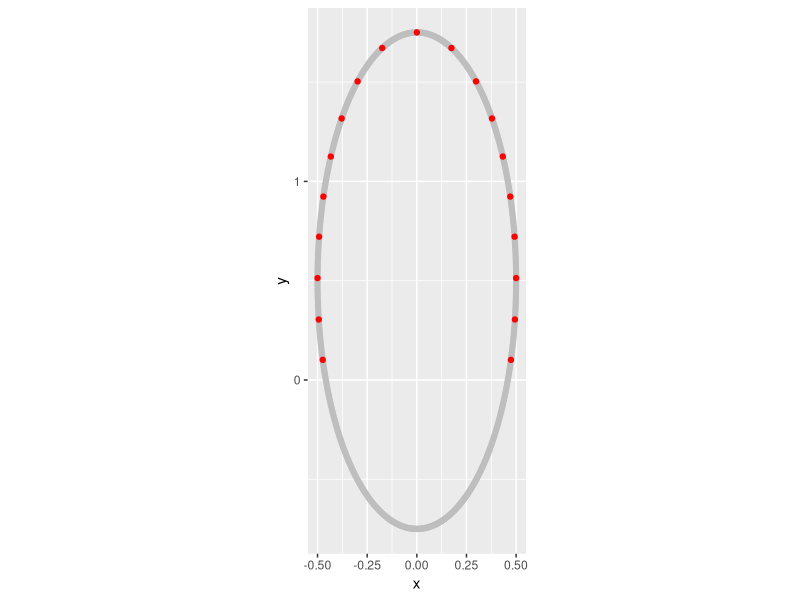
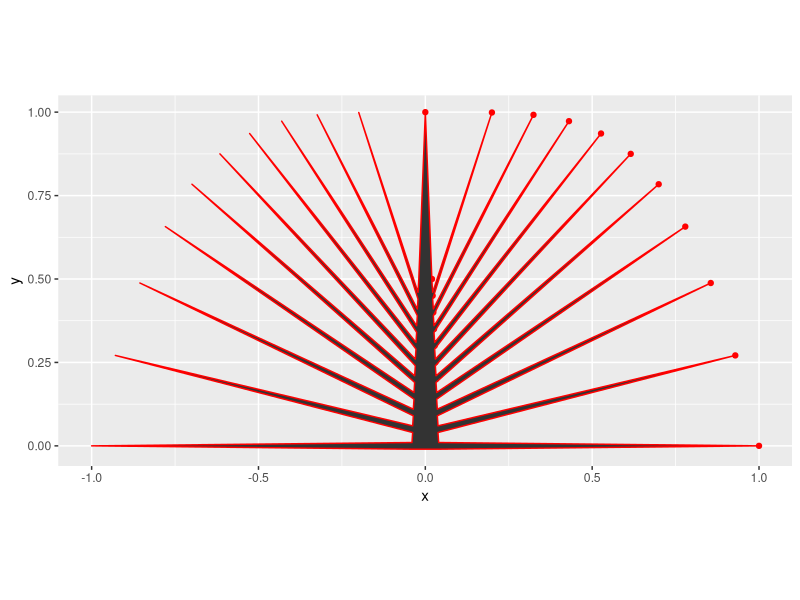

Source code (R) for these figures, in order: (Note: this script raises an error after producing the figures.)
library(ggplot2)
library(dplyr)
angles <- c(0:599)/600*2*3.141592
#coniferoverhead

x = cos(angles)/2; y=sin(angles)/2
ht=3
nbr = 8*6/4/ht^0.75
tree <- data.frame(shape='shape', x=round(x,5),y=round(y,5))
tree <- tree |> mutate(y = (y+0.2)/1.2*ht)
tree2 <- tree |> mutate(shape='shape2')
tree2 <- tree2 |> mutate(angles=angles/2/3.141592*360, 
                         top = max(y), d = round(((((y-top)^2+x^2)^0.5)*nbr),3), 
                         d1 = floor(d), yy = (y>=0)) |> group_by(d1, yy) |> 
  mutate(dmin = min(d)) |> ungroup() |> mutate(p = (dmin==d))  |> subset(y >= 0)
top <- tree2$top[1]
for(i in 1:15){
treex0 <- tree |> mutate(circle=i, x=cos(angles)/nbr*i, y=sin(angles)/nbr*i+top)
if(i==1){treex=treex0}else{treex<-rbind(treex,treex0)}}
tree2 <- subset(tree2, p)

ggplot()+
  geom_polygon(data=tree, aes(x=x, y=y), fill='#FFFFFF00')+
  geom_point(data=tree, aes(x=x, y=y), color='gray')+
  geom_point(data=tree2, aes(x=x, y=y), color='red')+
  # geom_polygon(data=treex, aes(x=x, y=y, group=circle), color='yellow', fill='#FFFFFF00')+
  coord_fixed(ratio = 1)

######
library(ggplot2)
library(dplyr)



df <- data.frame(i = 0:10)
df <- df |> mutate(s = 1-i/10,  x = s^0.7, y = 1-(s^3))
df <- df |> mutate(i0 = i+0, i1 = i+0.3, i2 = i+0.7, 
                   x1 = (s+1)*0.02, y1 = (1-s)*0.50)


df.tips <- data.frame(i = df$i1, x = df$x, y = df$y)
df.base1 <- data.frame(i = df$i0, x = df$x1, y = df$y1-0.01)
df.base2 <- data.frame(i = df$i2, x = df$x1, y = df$y1+0.01)

tree <- rbind(df.base1,df.tips,df.base2) |> arrange(i)
tree <- tree[-nrow(tree),]
tree2 <- tree |> mutate(i= -i+21, x=-x)
tree2 <- rbind(tree, tree2) |> arrange(i)

ggplot()+
  geom_point(data=df, aes(x=x, y=y), color='red')+
  geom_point(data=df, aes(x=x1, y=y1), color='red')+
  geom_polygon(data=tree2, aes(x=x, y=y), color='red')+
  coord_fixed()

######
library(ggplot2)
library(dplyr)


makeStem <- function(lth, wth, tip, inc=10){
  
  
  s <- (0:inc)/inc
  i <- c(1:(inc+1),(1:(inc+1))+inc+1)
  y <- s*lth; y <- c(y,y[(inc+1):1])
  x <- tip/2*s+wth/2*(s*-1+1); x <- c(-1*x,x[(inc+1):1])
  side <- ifelse(x >= 0, 'R','L')
  df <- data.frame(x = x,
                   y = y,
                   i = i,
                   type = 'mid',
                   side=side,
                   center=0
                   )
  df[c(1,nrow(df)),]$type <- 'base'
  df[c(nrow(df)/2,nrow(df)/2+1),]$type <- 'tip'
  return(df)
}


angle=-50
bht=2
lth=4
wth = 0.5
sc = 0.6
stem <-  makeStem(lth,wth,0.1*wth,20)
stem <-  stem |> mutate(x = x + -0.2*cos(y/lth*2*pi), center = center + -0.2*cos(y/lth*2*pi))
branch <-  stem |> mutate(x=x*sc,y=y*sc,center=center*sc)
branch2 <-  stem |> mutate(x=x*sc*0.7,y=y*sc*0.7,center=center*sc*0.7)
stem <- attachBranch(stem, branch, -50, 2)
branch <- branch2
  

attachBranch <- function(stem, branch, angle, bht){
  #establish permanent columns to end up with
  original <- colnames(stem)
  #convert angle to radians
  angle = angle/360*2*pi
  #set which side of stem branch will be fitted
  xside <- ifelse(angle>0,'R','L')
  xsine <- ifelse(angle>0,1,-1)
  #rotate branch to correct angle
  branch <- branch |> mutate(h=(x^2+y^2)^0.5,a = acos(y/h),a=ifelse(x < 0,-1*a,a),
                             x = h*sin(a+angle), y = h*cos(a+angle))
  #lift branch to correct height
  branch <- branch |> mutate(y = y+bht)
  #determine which stem vertices straddle the branch
  xd <- subset(stem, side %in% xside & type %in% c('tip','mid','base','bbase'))
  ylower <- max(subset(xd, y < min(branch[branch$type %in% 'base',]$y))$y)
  yupper <- min(subset(xd, y > max(branch[branch$type %in% 'base',]$y))$y)
  xupper <- subset(xd, y == yupper)$x
  xlower <- subset(xd, y == ylower)$x
  #shift branch to conform with twisted stem center position
  cshift <- mean(subset(xd, y == yupper | y == ylower)$center)
  branch <- branch |> mutate(x = x+cshift)
    
  #? bx <- (bht-ylower)/(yupper-ylower)*(xupper-xlower)+xlower
  #identify which branch vertices are inside stem
  branch <- branch |> mutate(inside = (x-((y-ylower)/(yupper-ylower)*(xupper-xlower)+xlower))*xsine)
  #identify vertices which straddle inside and outside of stem to find points of intersection
  internal <- branch |> mutate(near = inside^2, isinside = ifelse(inside < 0 | type %in% 'base', 'no','yes')) |> group_by(isinside, side) |> mutate(minnear = min(near)) |> ungroup() |> subset(near == minnear)
  #approximate location of branch stem intersection to establish new branch base
  newbase <- internal |> group_by(side) |> mutate(amt = 1/((inside - 0)/(max(inside)-min(inside)))^2) |> 
    summarise(x= sum(amt*x)/sum(amt), y= sum(amt*y)/sum(amt), i= mean(i), type='base', center=0, side=xside) 
  #remove stem vertices that may be covered by new branch
  steminternal <- stem |> subset(!(x >= min(internal$x) & x <= max(internal$x) & y >= min(internal$y) & y <= max(internal$y))) |> subset(select=original)
  #identify where to insert new numbering sequence to maintain correct vertex order
  ylower2 <- max(subset(xd, y < min(newbase$y))$y)
  yupper2 <- min(subset(xd, y > max(newbase$y))$y)
  xdi <- mean(subset(xd, y %in% c(yupper2, ylower2))$i)
  #assemble branch with new base, omitting internal vertices
  branchinternal <- branch |> subset(inside >= 0) |> subset(select=original) |> rbind(newbase[,original]) |> mutate(i = xdi + i/10000, type=paste0('b',type), inside = NULL, h=NULL,a=NULL)  |> arrange(i) 
  #append branch to stem with correct vertex order
  stemnew <- rbind(branchinternal,steminternal) |> arrange(i) 
  #renumber vertices
  stemnew <- mutate(stemnew, i=(1:nrow(stemnew)))
  return(stemnew)}

ggplot()+
  geom_polygon(data=steminternal, aes(x=x, y=y), color='red',fill='#99000050')+
  geom_point(data=steminternal, aes(x=x, y=y), color='red')+
  geom_polygon(data=branch, aes(x=x, y=y), color='blue',fill='#00009950')+
  geom_point(data=branch, aes(x=x, y=y), color='blue')+
  geom_polygon(data=branchinternal, aes(x=x, y=y), color='green',fill='#00990050')+
  geom_point(data=branchinternal, aes(x=x, y=y), color='green')+
  coord_fixed()



#fractal tree with bend --- 
lth=4
wth = 0.5
sc = 0.6
stem <-  makeStem(lth,wth,0.1*wth,20)
stem <-  stem |> mutate(x = x + -0.2*cos(y/lth*2*pi), center = center + -0.2*cos(y/lth*2*pi))
branch <-  stem |> mutate(x=x*sc,y=y*sc,center=center*sc)
branch2 <-  stem |> mutate(x=x*sc*0.7,y=y*sc*0.7,center=center*sc*0.7)
branch3 <-  stem |> mutate(x=x*sc*0.3,y=y*sc*0.3,center=center*sc*0.3)

for(i in 1:4){
  tree <- attachBranch(stem, branch, -50, 2)
  branch <- branch2
  tree <- attachBranch(tree, branch, 50, 3)
  branch <- branch3
  tree <- attachBranch(tree, branch, -30, 3.8)
  branch <- tree |> mutate(x=x*sc,y=y*sc,center=center*sc)
  branch2 <- tree |> mutate(x=x*sc*.7,y=y*sc*.7,center=center*sc*.7)
  branch3 <- tree |> mutate(x=x*sc*.3,y=y*sc*.3,center=center*sc*.3)
}

crown <- tree |> subset(grepl('tip',type) & !type %in% 'tip')
ggplot()+
  geom_polygon(data=tree, aes(x=x, y=y), color='brown',fill='#99500050')+
  # geom_point(data=stem, aes(x=x, y=y), color='red')+
  geom_polygon(data=crown, aes(x=x, y=y), color='green',fill='#00990050')+
  # geom_point(data=tree, aes(x=x, y=y), color='green')+
  coord_fixed()
#------




inc=8
s = (0:inc)/inc
i = 1:(inc+1)
angles <- s*2*pi/4

x = cos(angles)
y = sin(angles)
circle <- data.frame(i=i,x=cos(angles),y=sin(angles))
circle2 <- data.frame(i=i[(inc/2):inc],x=cos(angles[(inc/2):inc]),y=sin(angles[(inc/2):inc]))
triangle <- data.frame(i=i,x=-1*s+1,y=s*2)
verticle <- data.frame(i=i,x=1,y=s*2)
combo <- data.frame(i=i,x=(circle$x+triangle$x)/2, y=(circle$y+triangle$y)/2)
combo2 <- data.frame(i=i,x=(circle$x+verticle$x)/2, y=(circle$y+verticle$y)/2)
ggplot()+
  # geom_polygon(data=circle, aes(x=x, y=y), color='red',fill='#99000050')+
  geom_point(data=circle, aes(x=x, y=y), color='red')+
  geom_point(data=triangle, aes(x=x, y=y), color='blue')+
  geom_point(data=verticle, aes(x=x, y=y), color='green')+
  geom_point(data=combo, aes(x=x, y=y), color='purple')+
  geom_point(data=circle2, aes(x=x, y=y), color='gold')+
  coord_fixed()

dfbranches <- data.frame(
  baseht = c(1.5,2,2.5,3,3.5,4),
  crownht = (circle[c(2:7),]$y)*2+3,
  crownwd = (circle[c(2:7),]$x))

dfbranches <- dfbranches |> mutate(branchlen = ((crownht - baseht)^2+crownwd^2)^0.5,
                                   angle=atan((crownht - baseht)/crownwd)*180/pi)


stem <-  makeStem(20,1,0.3*wth,20)
for(i in 1:6){#i=2
  lth = dfbranches$crownht[i]
  bht <- dfbranches$baseht[i]
  angle = dfbranches$angle[i] * ifelse(i/2==floor(i/2),-1,1)
  branch <- makeStem(lth,lth/8,lth/13)
  stem <- attachBranch(stem,branch,angle,bht)
  
}

ggplot()+
  geom_polygon(data=stem, aes(x=x, y=y), color='green',fill='#00990050')+
  coord_fixed()
